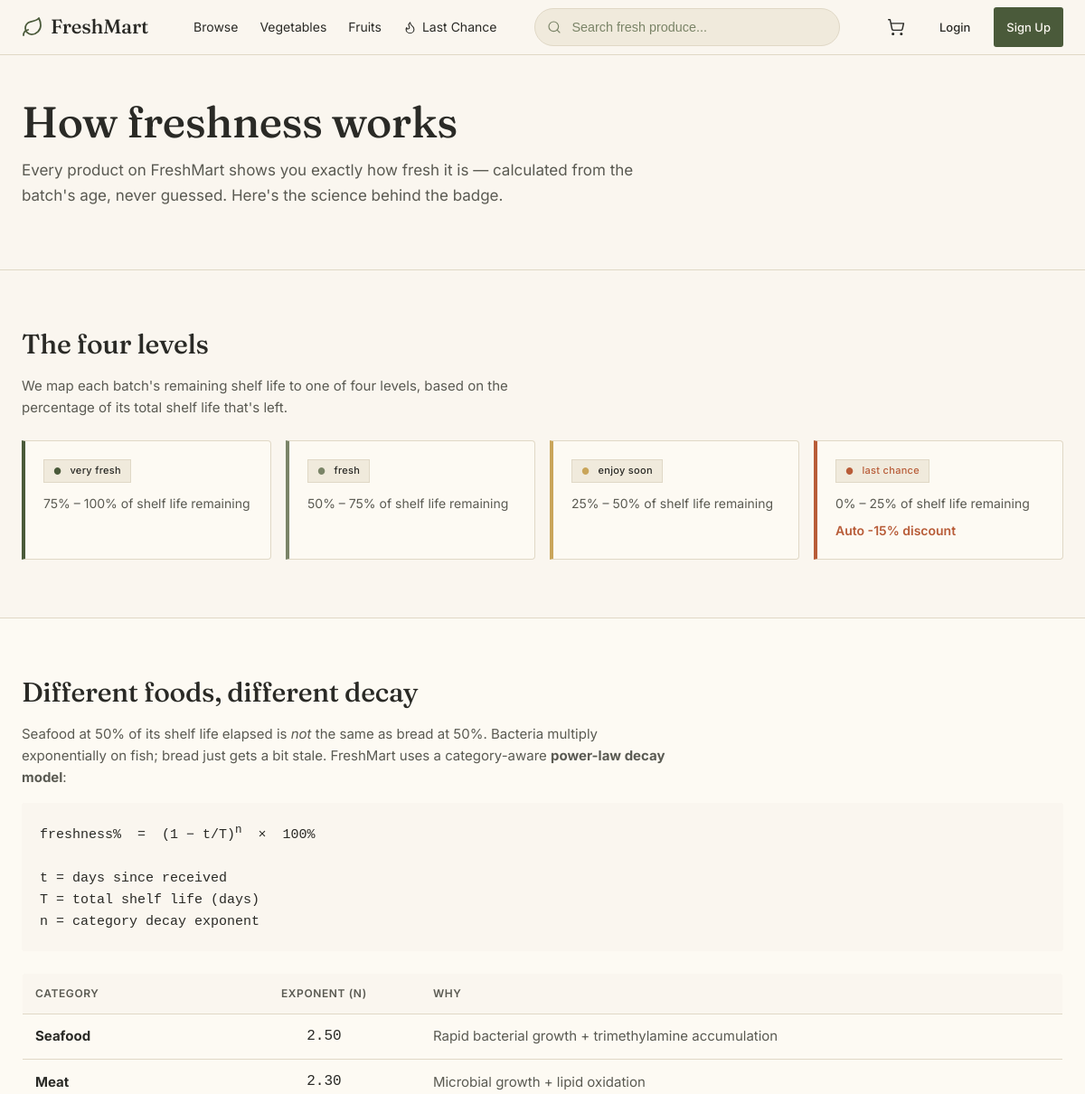
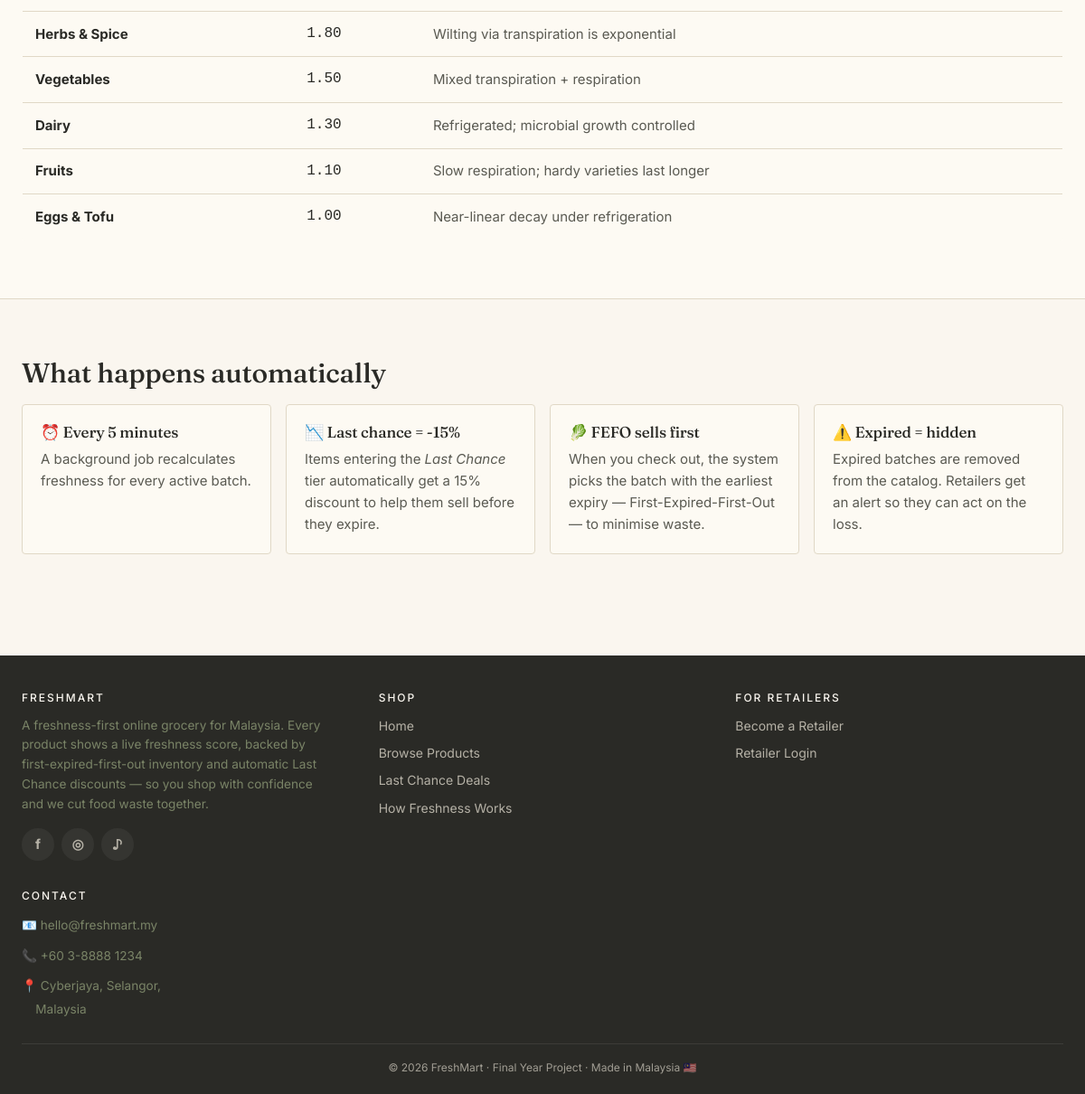
The app's page /public/help/freshness.php with its own data (2 pictures, top to bottom).
### tables this page shows
CREATE TABLE `freshness_config` (
  `id` bigint(20) UNSIGNED NOT NULL,
  `level_name` enum('VERY_FRESH','FRESH','ENJOY_SOON','LAST_CHANCE') NOT NULL,
  `min_percent` decimal(5,2) NOT NULL,
  `max_percent` decimal(5,2) NOT NULL,
  `color_hex` varchar(7) NOT NULL,
  `label_en` varchar(50) NOT NULL,
  `auto_discount_pct` decimal(5,2) NOT NULL DEFAULT 0.00,
  `alert_retailer` tinyint(1) NOT NULL DEFAULT 0,
  `display_order` int(11) NOT NULL DEFAULT 0,
  `updated_at` timestamp NOT NULL DEFAULT current_timestamp() ON UPDATE current_timestamp()
);

CREATE TABLE `categories` (
  `id` bigint(20) UNSIGNED NOT NULL,
  `name` varchar(100) NOT NULL,
  `slug` varchar(120) NOT NULL,
  `description` text DEFAULT NULL,
  `icon` varchar(50) DEFAULT NULL,
  `default_shelf_life_days` int(11) NOT NULL DEFAULT 7,
  `decay_exponent` decimal(3,2) NOT NULL DEFAULT 1.00,
  `decay_rationale` varchar(255) DEFAULT NULL,
  `display_order` int(11) NOT NULL DEFAULT 0,
  `is_active` tinyint(1) NOT NULL DEFAULT 1,
  `created_at` timestamp NOT NULL DEFAULT current_timestamp(),
  `updated_at` timestamp NOT NULL DEFAULT current_timestamp() ON UPDATE current_timestamp()
);

### includes/db.php (called while the page is built, shortened)
<?php
function db(): PDO
{
    static $pdo = null;
    if ($pdo !== null) {
        return $pdo;
    }
    $dsn = sprintf(
        'mysql:host=%s;port=%s;dbname=%s;charset=%s',
        DB_HOST, DB_PORT, DB_NAME, DB_CHARSET
    );
    $options = [
        PDO::ATTR_ERRMODE            => PDO::ERRMODE_EXCEPTION,
        PDO::ATTR_DEFAULT_FETCH_MODE => PDO::FETCH_ASSOC,
        PDO::ATTR_EMULATE_PREPARES   => false,
        PDO::MYSQL_ATTR_INIT_COMMAND => "SET time_zone = '+08:00', "
                                     . "NAMES utf8mb4 COLLATE utf8mb4_unicode_ci",
    ];
    try {
        $pdo = new PDO($dsn, DB_USER, DB_PASS, $options);
    } catch (PDOException $e) {
        if (APP_DEBUG) {
            die('Database connection failed: ' . $e->getMessage());
        }
        error_log('DB connection failed: ' . $e->getMessage());
        http_response_code(503);
        die('Service temporarily unavailable.');
    }
    return $pdo;
}
function db_run(string $sql, array $params = []): PDOStatement
{
    $stmt = db()->prepare($sql);
    $stmt->execute($params);
    return $stmt;
}
function db_all(string $sql, array $params = []): array
{
    return db_run($sql, $params)->fetchAll();
}

### public/help/freshness.php (the view, shortened to what this page needs)
<?php
require_once __DIR__ . '/../../includes/db.php';
require_once __DIR__ . '/../../includes/helpers.php';
require_once __DIR__ . '/../../includes/freshness.php';
$config     = db_all('SELECT * FROM freshness_config ORDER BY display_order');
$categories = db_all('SELECT name, slug, decay_exponent, decay_rationale FROM categories WHERE is_active = 1 ORDER BY decay_exponent DESC');
require_once __DIR__ . '/../../includes/header.php';
?>
<section class="hero" style="padding: var(--space-12) 0;">
    <div class="container">
        <h1>How freshness works</h1>
        <p style="font-size: 1.0625rem; max-width: 680px;">
            Every product on FreshMart shows you exactly how fresh it is — calculated from
            the batch's age, never guessed. Here's the science behind the badge.
        </p>
    </div>
</section>
<section class="section">
    <div class="container">
        <h2>The four levels</h2>
        <p style="color: var(--color-text-muted); max-width: 620px;">
            We map each batch's remaining shelf life to one of four levels, based on the
            percentage of its total shelf life that's left.
        </p>
        <div style="display: grid; grid-template-columns: repeat(auto-fit, minmax(220px, 1fr)); gap: var(--space-4); margin-top: var(--space-6);">
            <?php foreach ($config as $row): ?>
                <div style="background: var(--color-surface); border: 1px solid var(--color-border);
                            border-left: 4px solid <?= e($row['color_hex']) ?>; padding: var(--space-5);
                            border-radius: 0 var(--radius-lg) var(--radius-lg) 0;">
                    <div style="margin-bottom: var(--space-3);">
                        <?= freshness_badge_html($row['level_name']) ?>
                    </div>
                    <div style="font-size: 0.875rem; color: var(--color-text-muted); margin-bottom: var(--space-2);">
                        <?= number_format((float) $row['min_percent'], 0) ?>% – <?= number_format((float) $row['max_percent'], 0) ?>% of shelf life remaining
                    </div>
                    <?php if ((float) $row['auto_discount_pct'] > 0): ?>
                        <div style="font-size: 0.875rem; color: var(--color-accent); font-weight: 600;">
                            Auto -<?= (int) $row['auto_discount_pct'] ?>% discount
                        </div>
                    <?php endif; ?>
                </div>
            <?php endforeach; ?>
        </div>
    </div>
</section>
<section class="section" style="background: var(--color-surface); border-block: 1px solid var(--color-border);">
    <div class="container">
        <h2>Different foods, different decay</h2>
        <p style="color: var(--color-text-muted); max-width: 720px;">
            Seafood at 50% of its shelf life elapsed is <em>not</em> the same as bread at 50%.
            Bacteria multiply exponentially on fish; bread just gets a bit stale. FreshMart
            uses a category-aware <strong>power-law decay model</strong>:
        </p>
        <pre style="background: var(--color-bg); padding: var(--space-5); border-radius: var(--radius); margin: var(--space-4) 0; font-family: var(--font-mono); font-size: 0.9375rem;">
freshness%  =  (1 − t/T)<sup>n</sup>  ×  100%
t = days since received
T = total shelf life (days)
n = category decay exponent</pre>
        <table class="data-table" style="margin-top: var(--space-6);">
            <thead>
                <tr>
                    <th>Category</th>
                    <th style="text-align: center;">Exponent (n)</th>
                    <th>Why</th>
                </tr>
            </thead>
            <tbody>
                <?php foreach ($categories as $c): ?>
                    <tr>
                        <td><strong><?= e($c['name']) ?></strong></td>
                        <td style="text-align: center; font-family: var(--font-mono); font-size: 1rem;">
                            <?= number_format((float) $c['decay_exponent'], 2) ?>
                        </td>
                        <td style="color: var(--color-text-muted);"><?= e($c['decay_rationale'] ?? '') ?></td>
                    </tr>
                <?php endforeach; ?>
            </tbody>
        </table>
    </div>
</section>
<section class="section">
    <div class="container">
        <h2>What happens automatically</h2>
        <div style="display: grid; grid-template-columns: repeat(auto-fit, minmax(260px, 1fr)); gap: var(--space-4); margin-top: var(--space-4);">
            <div style="background: var(--color-surface); border: 1px solid var(--color-border); border-radius: var(--radius-lg); padding: var(--space-5);">
                <h3 style="font-size: 1.0625rem; margin-bottom: var(--space-2);">⏰ Every 5 minutes</h3>
                <p style="color: var(--color-text-muted); margin: 0;">
                    A background job recalculates freshness for every active batch.
                </p>
            </div>
            <div style="background: var(--color-surface); border: 1px solid var(--color-border); border-radius: var(--radius-lg); padding: var(--space-5);">
                <h3 style="font-size: 1.0625rem; margin-bottom: var(--space-2);">📉 Last chance = -15%</h3>
                <p style="color: var(--color-text-muted); margin: 0;">
                    Items entering the <em>Last Chance</em> tier automatically get a 15% discount
                    to help them sell before they expire.
                </p>
            </div>
            <div style="background: var(--color-surface); border: 1px solid var(--color-border); border-radius: var(--radius-lg); padding: var(--space-5);">
                <h3 style="font-size: 1.0625rem; margin-bottom: var(--space-2);">🥬 FEFO sells first</h3>
                <p style="color: var(--color-text-muted); margin: 0;">
                    When you check out, the system picks the batch with the earliest expiry —
                    First-Expired-First-Out — to minimise waste.
                </p>
            </div>
            <div style="background: var(--color-surface); border: 1px solid var(--color-border); border-radius: var(--radius-lg); padding: var(--space-5);">
                <h3 style="font-size: 1.0625rem; margin-bottom: var(--space-2);">⚠️ Expired = hidden</h3>
                <p style="color: var(--color-text-muted); margin: 0;">
                    Expired batches are removed from the catalog. Retailers get an alert
                    so they can act on the loss.
                </p>
            </div>
        </div>
    </div>
</section>
<?php require_once __DIR__ . '/../../includes/footer.php'; ?>

### includes/freshness.php (shortened to what this page needs)
<?php
require_once __DIR__ . '/db.php';
require_once __DIR__ . '/helpers.php';
function freshness_config(): array
{
    static $cache = null;
    if ($cache !== null) return $cache;
    $rows = db_all('SELECT * FROM freshness_config ORDER BY display_order ASC');
    $cache = [];
    foreach ($rows as $row) {
        $cache[$row['level_name']] = $row;
    }
    $cache['EXPIRED'] = [
        'level_name'        => 'EXPIRED',
        'color_hex'         => '#dc2626',
        'label_en'          => 'Expired',
        'auto_discount_pct' => 0.00,
        'alert_retailer'    => true,
        'min_percent'       => 0.00,
        'max_percent'       => 0.00,
    ];
    return $cache;
}
function freshness_info(string $level): array
{
    $cfg = freshness_config();
    return $cfg[$level] ?? $cfg['VERY_FRESH'];
}
function freshness_badge_html(string $level, ?int $daysRemaining = null): string
{
    $info  = freshness_info($level);
    $color = e($info['color_hex']);
    $label = e(strtolower($info['label_en']));
    $aria  = $daysRemaining !== null
        ? "Freshness: {$info['label_en']}. {$daysRemaining} days remaining."
        : "Freshness: {$info['label_en']}";
    $tail = $daysRemaining !== null
        ? '<span class="badge-days"> · ' . (int) $daysRemaining . 'd</span>'
        : '';
    return <<<HTML
<span class="freshness-badge level-{$level}"
      aria-label="{$aria}"
      title="{$aria}">
    <span class="badge-dot" style="color:{$color}">●</span>{$label}{$tail}
</span>
HTML;
}

### records on screen
freshness_config: label_en "very fresh", min_percent "75", max_percent "100"
freshness_config: label "fresh", min_percent "50", max_percent "75"
freshness_config: label "enjoy soon", min_percent "25", max_percent "50"
freshness_config: label "last chance", min_percent "0", max_percent "25", auto_discount_pct "15"
categories: name "Seafood", decay_exponent "2.50", decay_rationale "Rapid bacterial growth + trimethylamine accumulation"
categories: name "Meat", decay_exponent "2.30", decay_rationale "Microbial growth + lipid oxidation"
categories: name "Herbs & Spice", decay_exponent "1.80", decay_rationale "Wilting via transpiration is exponential"
categories: name "Vegetables", decay_exponent "1.50", decay_rationale "Mixed transpiration + respiration"
categories: name "Dairy", decay_exponent "1.30", decay_rationale "Refrigerated; microbial growth controlled"
categories: name "Fruits", decay_exponent "1.10", decay_rationale "Slow respiration; hardy varieties last longer"
categories: name "Eggs & Tofu", decay_exponent "1.00", decay_rationale "Near-linear decay under refrigeration"
